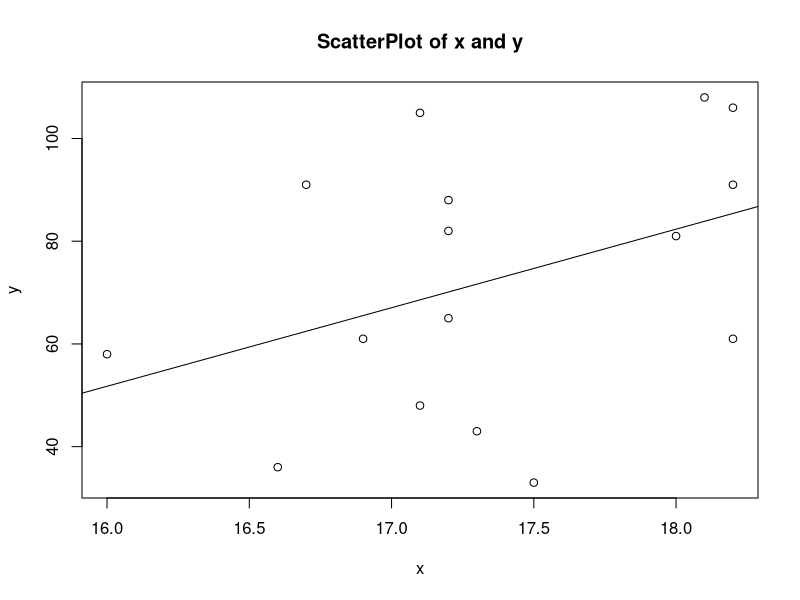
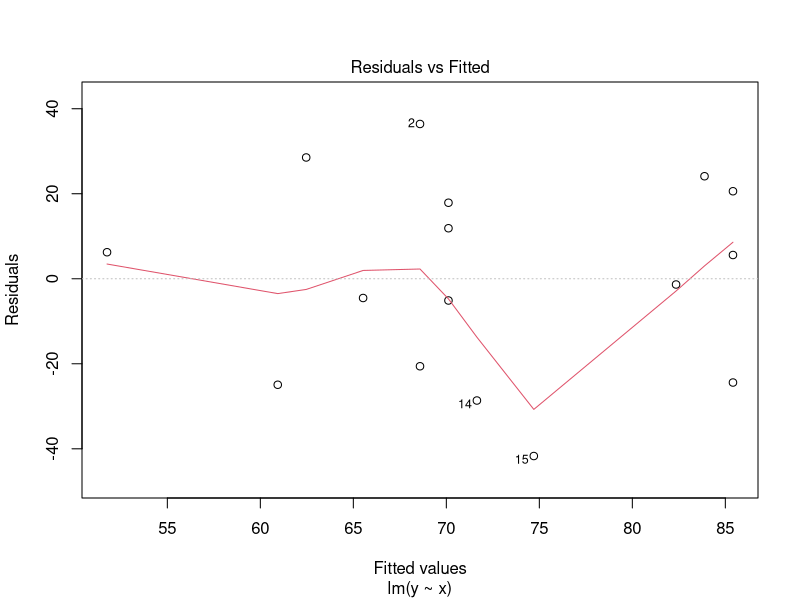
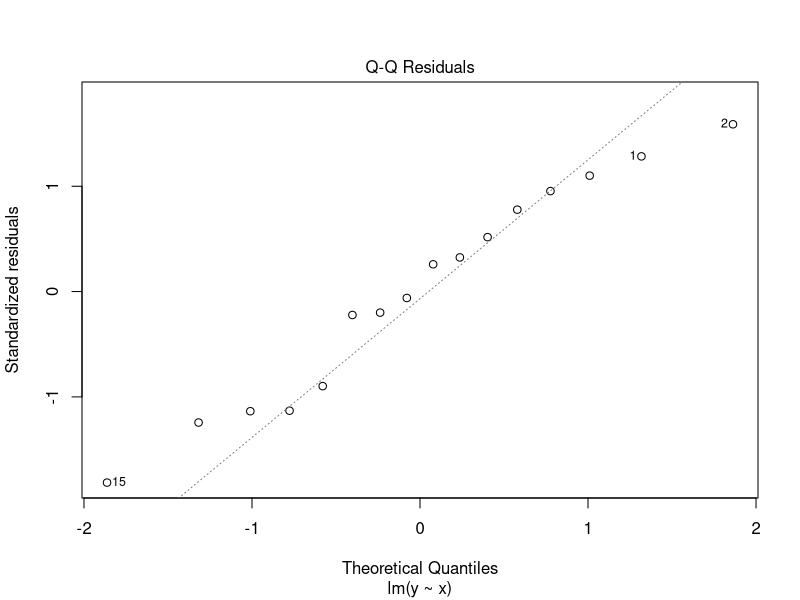
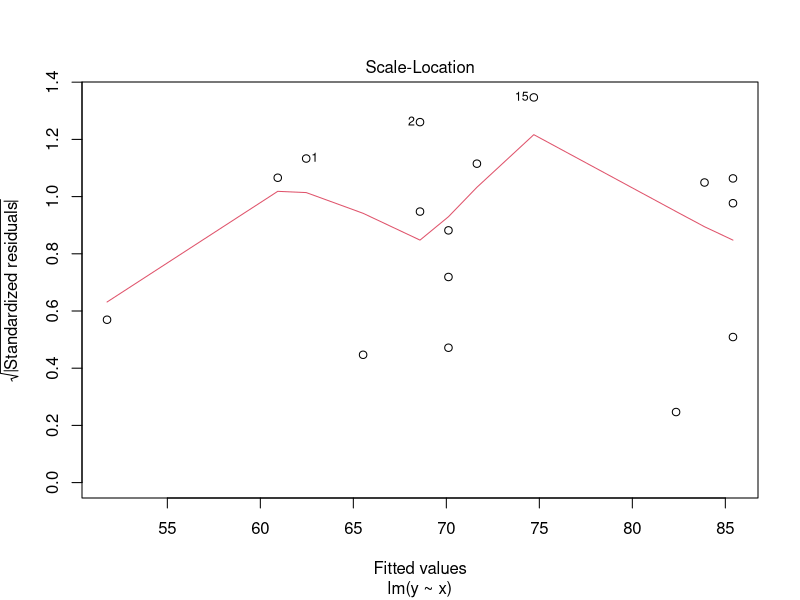
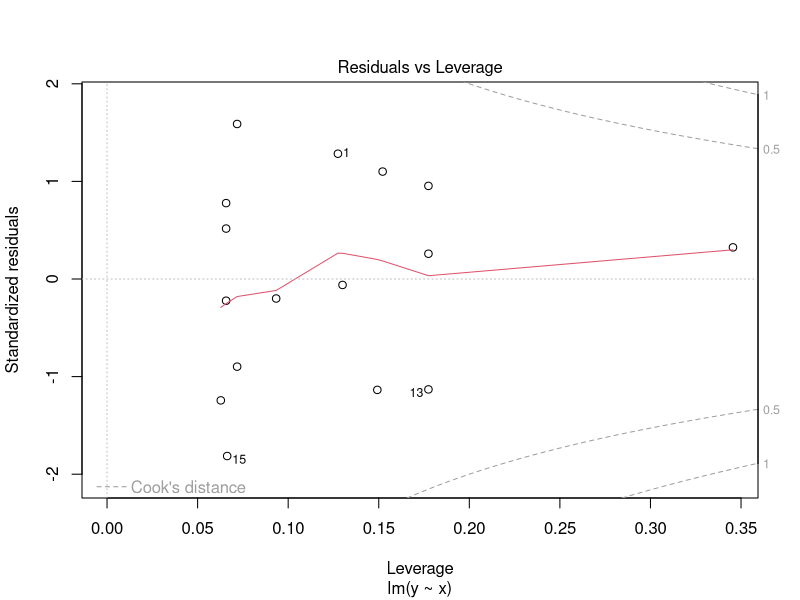

R code for these plots, in order:
## ---- chunk 1
# index as x
x<-c(16.7,17.1,18.2,18.1,17.2,18.2,16.0,17.2,18.0,17.2,16.9,17.1,18.2,17.3,17.5,16.6)
# days as y
y<-c(91,105,106,108,88,91,58,82,81,65,61,48,61,43,33,36)
# Answer to the ques no. a
plot(x,y,main="ScatterPlot of x and y")

# Answer to the ques no. b
model<-lm(y~x)
model
summary(model)
# Slope beta1 = 15.3 and the intercept beta0 = -193

# Answer to the ques no. c
abline(model)

# Answer to the ques no. d

plot(model)

#Constant variance check: Residual vs. fitted value plot shows random scatter
# which indicates that variance is constant.
# Normality Check: From the Normal Q-Q plot we can see that the error is normally
# distributed
# from the fitted values vs. sqrt(standardized residuals) plot we see that all
# the data points distance between them is not too higher and within the value 
# 1.5 so it seems that there will be no outliers

# Answer to the ques no. e

# From the summary of the model, we see that abs value of t is 1.624 which is less
# than the value of t[alpha/2,n-2] which is 2.624 hence the regression is not 
# significant
